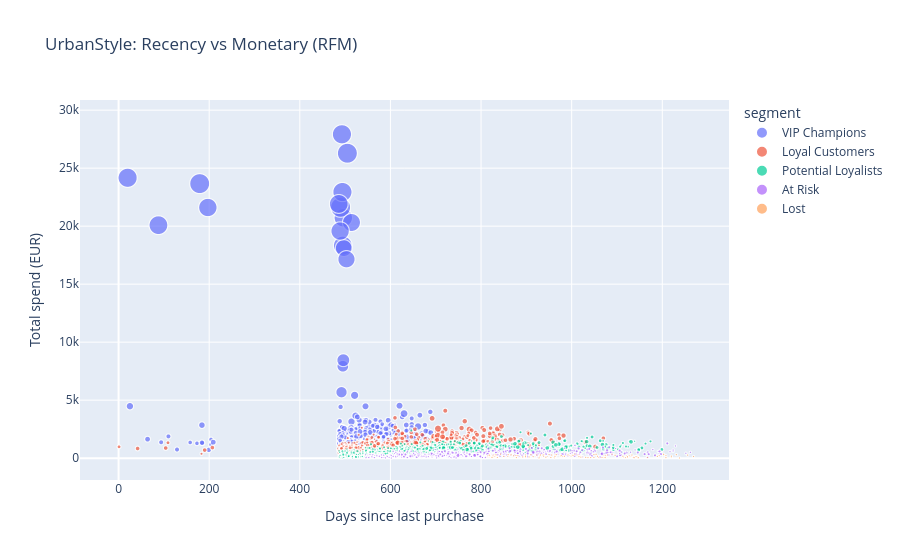

Source (notebook cell):
### Code cell
fig2 = px.scatter(
    rfm,
    x='recency_days',
    y='monetary',
    color='segment',
    size='frequency',
    hover_data=['customer_id'],
    category_orders={'segment': segment_order},
    title='UrbanStyle: Recency vs Monetary (RFM)',
    labels={
        'recency_days': 'Days since last purchase',
        'monetary': 'Total spend (EUR)'
    }
)
fig2.show()

### Figure 1 — Plotly figure (JSON) as saved in the notebook; plotly's stock layout.template omitted (floating-point values rounded to 4 significant figures; data arrays with more than 128 entries replaced by an {"elided": "..."} marker saying what was removed)
{"data": [{"customdata": {"elided": "455x1 float values"}, "hovertemplate": "segment=VIP Champions<br>Days since last purchase=%{x}<br>Total spend (EUR)=%{y}<br>frequency=%{marker.size}<br>customer_id=%{customdata[0]}<extra></extra>", "legendgroup": "VIP Champions", "marker": {"color": "#636efa", "size": {"elided": "455 int values"}, "sizemode": "area", "sizeref": 0.1925, "symbol": "circle"}, "mode": "markers", "name": "VIP Champions", "showlegend": true, "type": "scattergl", "x": {"elided": "455 int values"}, "xaxis": "x", "y": {"elided": "455 float values"}, "yaxis": "y"}, {"customdata": {"elided": "679x1 float values"}, "hovertemplate": "segment=Loyal Customers<br>Days since last purchase=%{x}<br>Total spend (EUR)=%{y}<br>frequency=%{marker.size}<br>customer_id=%{customdata[0]}<extra></extra>", "legendgroup": "Loyal Customers", "marker": {"color": "#EF553B", "size": {"elided": "679 int values"}, "sizemode": "area", "sizeref": 0.1925, "symbol": "circle"}, "mode": "markers", "name": "Loyal Customers", "showlegend": true, "type": "scattergl", "x": {"elided": "679 int values"}, "xaxis": "x", "y": {"elided": "679 float values"}, "yaxis": "y"}, {"customdata": {"elided": "759x1 float values"}, "hovertemplate": "segment=Potential Loyalists<br>Days since last purchase=%{x}<br>Total spend (EUR)=%{y}<br>frequency=%{marker.size}<br>customer_id=%{customdata[0]}<extra></extra>", "legendgroup": "Potential Loyalists", "marker": {"color": "#00cc96", "size": {"elided": "759 int values"}, "sizemode": "area", "sizeref": 0.1925, "symbol": "circle"}, "mode": "markers", "name": "Potential Loyalists", "showlegend": true, "type": "scattergl", "x": {"elided": "759 int values"}, "xaxis": "x", "y": {"elided": "759 float values"}, "yaxis": "y"}, {"customdata": {"elided": "529x1 float values"}, "hovertemplate": "segment=At Risk<br>Days since last purchase=%{x}<br>Total spend (EUR)=%{y}<br>frequency=%{marker.size}<br>customer_id=%{customdata[0]}<extra></extra>", "legendgroup": "At Risk", "marker": {"color": "#ab63fa", "size": {"elided": "529 int values"}, "sizemode": "area", "sizeref": 0.1925, "symbol": "circle"}, "mode": "markers", "name": "At Risk", "showlegend": true, "type": "scattergl", "x": {"elided": "529 int values"}, "xaxis": "x", "y": {"elided": "529 float values"}, "yaxis": "y"}, {"customdata": [[2006.0], [2061.0], [2063.0], [2122.0], [2127.0], [2129.0], [2164.0], [2177.0], [2189.0], [2232.0], [2253.0], [2262.0], [2284.0], [2308.0], [2309.0], [2310.0], [2395.0], [2399.0], [2446.0], [2466.0], [2476.0], [2496.0], [2520.0], [2594.0], [2601.0], [2623.0], [2625.0], [2649.0], [2658.0], [2665.0], [2670.0], [2677.0], [2776.0], [2818.0], [2916.0], [3032.0], [3093.0], [3121.0], [3142.0], [3187.0], [3224.0], [3244.0], [3255.0], [3264.0], [3278.0], [3299.0], [3409.0], [3448.0], [3466.0], [3468.0], [3473.0], [3497.0], [3537.0], [3543.0], [3564.0], [3584.0], [3611.0], [3616.0], [3630.0], [3708.0], [3733.0], [3763.0], [3785.0], [3791.0], [3802.0], [3808.0], [3838.0], [3864.0], [3877.0], [3927.0], [3931.0], [3948.0], [3962.0], [3964.0], [3965.0], [3999.0], [4013.0], [4021.0], [4030.0], [4031.0], [4034.0], [4041.0], [4079.0], [4089.0], [4117.0], [4124.0], [4125.0], [4151.0], [4186.0], [4241.0], [4306.0], [4313.0], [4362.0], [4370.0], [4379.0], [4387.0], [4433.0], [4434.0], [4526.0], [4531.0], [4555.0], [4608.0], [4618.0], [4669.0], [4702.0], [4704.0], [4723.0], [4739.0], [4745.0], [4750.0], [4773.0], [4784.0], [4789.0], [4898.0], [4910.0], [4913.0], [4933.0], [4954.0]], "hovertemplate": "segment=Lost<br>Days since last purchase=%{x}<br>Total spend (EUR)=%{y}<br>frequency=%{marker.size}<br>customer_id=%{customdata[0]}<extra></extra>", "legendgroup": "Lost", "marker": {"color": "#FFA15A", "size": [1, 1, 1, 1, 1, 2, 1, 1, 1, 1, 1, 1, 1, 1, 1, 1, 1, 1, 1, 1, 1, 1, 1, 1, 1, 1, 1, 1, 1, 1, 1, 1, 1, 1, 1, 1, 1, 1, 1, 1, 1, 1, 1, 1, 1, 1, 1, 1, 1, 1, 1, 1, 1, 1, 1, 1, 1, 1, 1, 1, 1, 1, 1, 1, 1, 1, 1, 1, 1, 1, 1, 1, 1, 1, 1, 1, 1, 1, 1, 1, 1, 1, 1, 1, 1, 1, 1, 1, 1, 1, 1, 1, 1, 1, 1, 1, 1, 1, 1, 1, 1, 1, 1, 1, 1, 1, 1, 1, 1, 1, 1, 1, 1, 1, 1, 1, 1, 1], "sizemode": "area", "sizeref": 0.1925, "symbol": "circle"}, "mode": "markers", "name": "Lost", "showlegend": true, "type": "scattergl", "x": [963, 1167, 818, 1238, 867, 930, 872, 946, 1058, 975, 939, 1231, 1121, 956, 1049, 984, 1147, 833, 1071, 815, 961, 1014, 943, 821, 931, 995, 1031, 879, 1036, 962, 850, 1269, 828, 843, 1193, 1208, 1143, 1127, 1079, 996, 815, 965, 929, 984, 938, 999, 915, 923, 1220, 928, 1203, 1145, 1115, 898, 1059, 830, 828, 1142, 881, 1089, 892, 1131, 937, 1145, 906, 1001, 877, 1072, 963, 1142, 1057, 1189, 826, 1049, 826, 833, 1096, 1054, 1119, 1113, 1133, 950, 1075, 1067, 910, 954, 866, 1074, 1123, 1220, 898, 1123, 980, 1203, 977, 898, 1136, 1020, 1023, 1147, 819, 1003, 1007, 818, 878, 824, 859, 966, 1256, 992, 1208, 860, 1138, 1042, 1020, 898, 1016, 836], "xaxis": "x", "y": [327.1, 57.08, 81.48, 16.62, 334.5, 197.7, 205.0, 141.1, 110.7, 166.3, 307.2, 304.1, 210.4, 269.9, 67.75, 153.1, 72.6, 209.1, 54.95, 104.1, 62.56, 269.9, 81.48, 184.2, 282.9, 253.8, 67.75, 172.3, 48.85, 41.79, 158.9, 139.7, 138.1, 342.7, 221.4, 205.9, 153.6, 210.2, 276.3, 218.8, 215.6, 205.9, 106.7, 163.6, 153.4, 171.3, 130.4, 271.4, 57.08, 23.45, 273.1, 26.79, 74.81, 78.09, 58.96, 142.6, 282.9, 63.3, 222.1, 347.2, 106.8, 183.4, 272.0, 154.7, 106.2, 282.9, 216.2, 208.1, 160.9, 140.0, 167.2, 152.1, 49.08, 305.7, 190.8, 298.9, 247.0, 332.6, 51.58, 167.2, 274.8, 311.7, 201.9, 62.56, 299.1, 60.37, 279.4, 53.24, 83.97, 169.1, 290.3, 121.5, 141.1, 339.2, 218.5, 84.54, 55.04, 181.7, 106.7, 41.63, 201.1, 241.1, 347.2, 260.7, 50.85, 65.6, 159.2, 307.2, 263.1, 285.1, 47.36, 304.3, 42.64, 53.58, 84.95, 166.3, 130.7, 63.95], "yaxis": "y"}], "layout": {"legend": {"itemsizing": "constant", "title": {"text": "segment"}, "tracegroupgap": 0}, "title": {"text": "UrbanStyle: Recency vs Monetary (RFM)"}, "xaxis": {"anchor": "y", "domain": [0, 1], "title": {"text": "Days since last purchase"}}, "yaxis": {"anchor": "x", "domain": [0, 1], "title": {"text": "Total spend (EUR)"}}}}
